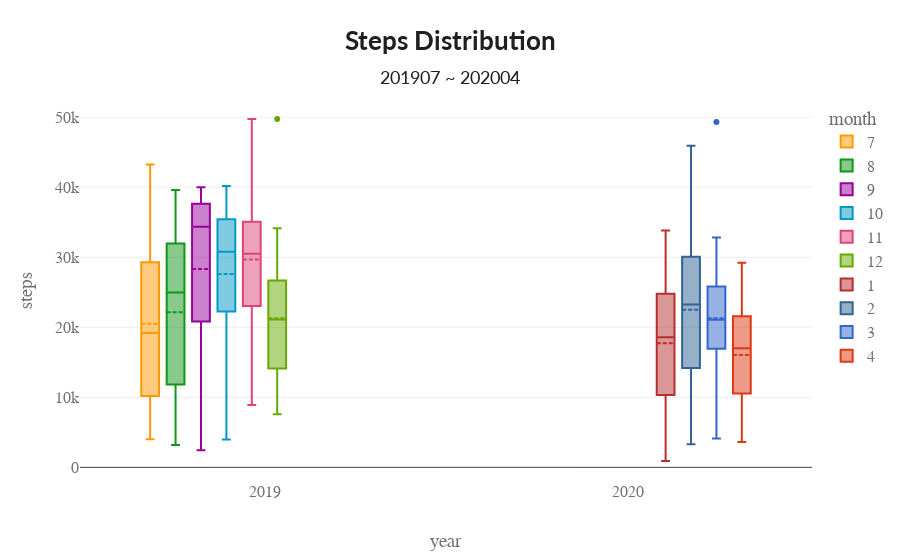

Here is the notebook cell this chart was saved with:
### Code cell
# Steps distribution by month in each year
t_ = ['Steps Distribution', '201907 ~ 202004']
fig = px.box(df_imputed, x='year', y='steps', color='month', title=format_title(*t_), template=custom_template,
category_orders={"month": [str(i) for i in range(1, 13)]})
fig.update_traces(boxmean=True)
fig.update_xaxes(showspikes=True, spikecolor="green", spikesnap="cursor", spikemode="across")
fig.update_yaxes(showspikes=True, spikecolor="orange", spikethickness=2)
fig.show()

### Figure 1 — Plotly figure (JSON) as saved in the notebook; plotly's stock layout.template omitted (floating-point values rounded to 4 significant figures)
{"data": [{"alignmentgroup": "True", "boxmean": true, "hovertemplate": "month=7<br>year=%{x}<br>steps=%{y}<extra></extra>", "legendgroup": "7", "marker": {"color": "#FF9900"}, "name": "7", "notched": false, "offsetgroup": "7", "orientation": "v", "showlegend": true, "type": "box", "x": [2019, 2019, 2019, 2019, 2019, 2019, 2019, 2019, 2019, 2019, 2019, 2019, 2019, 2019, 2019, 2019, 2019, 2019, 2019, 2019, 2019, 2019, 2019, 2019, 2019, 2019, 2019, 2019, 2019, 2019], "x0": " ", "xaxis": "x", "y": [4649, 18920.0, 4450, 23833, 4015, 5415.0, 4387, 7576.0, 17892, 26072, 21876, 33238, 19213, 22781, 34829, 16573, 33130, 27720.0, 36335, 19116, 10195, 43253, 19176, 20164, 29267, 18349, 32222, 15412, 35120.0, 10150.0], "y0": " ", "yaxis": "y"}, {"alignmentgroup": "True", "boxmean": true, "hovertemplate": "month=8<br>year=%{x}<br>steps=%{y}<extra></extra>", "legendgroup": "8", "marker": {"color": "#109618"}, "name": "8", "notched": false, "offsetgroup": "8", "orientation": "v", "showlegend": true, "type": "box", "x": [2019, 2019, 2019, 2019, 2019, 2019, 2019, 2019, 2019, 2019, 2019, 2019, 2019, 2019, 2019, 2019, 2019, 2019, 2019, 2019, 2019, 2019, 2019, 2019, 2019, 2019, 2019, 2019, 2019, 2019, 2019], "x0": " ", "xaxis": "x", "y": [39580.0, 22727, 6783, 11630.0, 12611, 36244, 25349, 36580, 30915, 28641, 9624.0, 8379, 14060, 24969, 32460.0, 5438, 25096, 32170, 12495, 33475, 15458, 29372, 11041, 31380.0, 3192.0, 24284, 35490.0, 11603, 29772, 33081, 12806], "y0": " ", "yaxis": "y"}, {"alignmentgroup": "True", "boxmean": true, "hovertemplate": "month=9<br>year=%{x}<br>steps=%{y}<extra></extra>", "legendgroup": "9", "marker": {"color": "#990099"}, "name": "9", "notched": false, "offsetgroup": "9", "orientation": "v", "showlegend": true, "type": "box", "x": [2019, 2019, 2019, 2019, 2019, 2019, 2019, 2019, 2019, 2019, 2019, 2019, 2019, 2019, 2019, 2019, 2019, 2019, 2019, 2019, 2019, 2019, 2019, 2019, 2019, 2019, 2019, 2019, 2019, 2019], "x0": " ", "xaxis": "x", "y": [31230.0, 34300.0, 39990, 25521, 38555, 38198, 13962, 39881, 22426, 37518, 21975, 20824, 3020.0, 35388, 2438, 39108, 37647, 17866, 39932, 25781, 14491, 39959, 36835, 37202, 18365, 37490.0, 25333, 4009, 35367, 34423], "y0": " ", "yaxis": "y"}, {"alignmentgroup": "True", "boxmean": true, "hovertemplate": "month=10<br>year=%{x}<br>steps=%{y}<extra></extra>", "legendgroup": "10", "marker": {"color": "#0099C6"}, "name": "10", "notched": false, "offsetgroup": "10", "orientation": "v", "showlegend": true, "type": "box", "x": [2019, 2019, 2019, 2019, 2019, 2019, 2019, 2019, 2019, 2019, 2019, 2019, 2019, 2019, 2019, 2019, 2019, 2019, 2019, 2019, 2019, 2019, 2019, 2019, 2019, 2019, 2019, 2019, 2019, 2019, 2019], "x0": " ", "xaxis": "x", "y": [39952, 20044, 31663, 26490.0, 27628, 14458, 40181, 6976.0, 31740.0, 31774, 31939, 3987, 34777, 35617, 36443, 15382, 30992, 37391, 11067, 29566, 10359, 31086, 28800.0, 36276, 28750.0, 29088, 37500.0, 38574, 30797, 25322, 21250.0], "y0": " ", "yaxis": "y"}, {"alignmentgroup": "True", "boxmean": true, "hovertemplate": "month=11<br>year=%{x}<br>steps=%{y}<extra></extra>", "legendgroup": "11", "marker": {"color": "#DD4477"}, "name": "11", "notched": false, "offsetgroup": "11", "orientation": "v", "showlegend": true, "type": "box", "x": [2019, 2019, 2019, 2019, 2019, 2019, 2019, 2019, 2019, 2019, 2019, 2019, 2019, 2019, 2019, 2019, 2019, 2019, 2019, 2019, 2019, 2019, 2019, 2019, 2019, 2019, 2019, 2019, 2019, 2019], "x0": " ", "xaxis": "x", "y": [22304, 8896.0, 49732, 21944, 30982, 30110.0, 43584, 29421, 15060.0, 32505, 37678, 33510, 23033, 21924, 28750.0, 24070, 35110, 31317, 36910, 29772, 30910.0, 35048, 21712, 34120, 36418, 17948, 33384, 26462, 28191, 39870], "y0": " ", "yaxis": "y"}, {"alignmentgroup": "True", "boxmean": true, "hovertemplate": "month=12<br>year=%{x}<br>steps=%{y}<extra></extra>", "legendgroup": "12", "marker": {"color": "#66AA00"}, "name": "12", "notched": false, "offsetgroup": "12", "orientation": "v", "showlegend": true, "type": "box", "x": [2019, 2019, 2019, 2019, 2019, 2019, 2019, 2019, 2019, 2019, 2019, 2019, 2019, 2019, 2019, 2019, 2019, 2019, 2019, 2019, 2019, 2019, 2019, 2019, 2019, 2019, 2019, 2019, 2019, 2019, 2019], "x0": " ", "xaxis": "x", "y": [15510.0, 30574, 31663, 32253, 26340.0, 26451, 20499, 34146, 23111, 22685, 19820.0, 26990.0, 17819, 11648, 49727, 10478, 9701, 11890.0, 15858, 16250.0, 33480.0, 7597.0, 21098, 26754, 9229, 21120.0, 20618, 8467, 13636, 23300, 21354], "y0": " ", "yaxis": "y"}, {"alignmentgroup": "True", "boxmean": true, "hovertemplate": "month=1<br>year=%{x}<br>steps=%{y}<extra></extra>", "legendgroup": "1", "marker": {"color": "#B82E2E"}, "name": "1", "notched": false, "offsetgroup": "1", "orientation": "v", "showlegend": true, "type": "box", "x": [2020, 2020, 2020, 2020, 2020, 2020, 2020, 2020, 2020, 2020, 2020, 2020, 2020, 2020, 2020, 2020, 2020, 2020, 2020, 2020, 2020, 2020, 2020, 2020, 2020, 2020, 2020, 2020, 2020, 2020, 2020], "x0": " ", "xaxis": "x", "y": [910.1, 18570.0, 19840.0, 33800.0, 4264, 24750, 28543, 12750.0, 21923, 28210.0, 27961, 4476, 27283, 22327, 22186, 6357.0, 17205, 13280.0, 25385, 15968, 8725.0, 11778, 24560, 24774, 17460.0, 11260.0, 30879, 9998, 9224, 19330.0, 5220], "y0": " ", "yaxis": "y"}, {"alignmentgroup": "True", "boxmean": true, "hovertemplate": "month=2<br>year=%{x}<br>steps=%{y}<extra></extra>", "legendgroup": "2", "marker": {"color": "#316395"}, "name": "2", "notched": false, "offsetgroup": "2", "orientation": "v", "showlegend": true, "type": "box", "x": [2020, 2020, 2020, 2020, 2020, 2020, 2020, 2020, 2020, 2020, 2020, 2020, 2020, 2020, 2020, 2020, 2020, 2020, 2020, 2020, 2020, 2020, 2020, 2020, 2020, 2020, 2020, 2020, 2020], "x0": " ", "xaxis": "x", "y": [30360, 11522, 19996, 31570.0, 7340.0, 27898, 3302.0, 28410.0, 45912, 7037.0, 34392, 9512, 23251, 17171, 12061, 14880.0, 20043, 27199, 15670.0, 29952, 15930.0, 35757, 37978, 18029, 40738, 24441, 24308, 25960, 11802], "y0": " ", "yaxis": "y"}, {"alignmentgroup": "True", "boxmean": true, "hovertemplate": "month=3<br>year=%{x}<br>steps=%{y}<extra></extra>", "legendgroup": "3", "marker": {"color": "#3366CC"}, "name": "3", "notched": false, "offsetgroup": "3", "orientation": "v", "showlegend": true, "type": "box", "x": [2020, 2020, 2020, 2020, 2020, 2020, 2020, 2020, 2020, 2020, 2020, 2020, 2020, 2020, 2020, 2020, 2020, 2020, 2020, 2020, 2020, 2020, 2020, 2020, 2020, 2020, 2020, 2020, 2020, 2020, 2020], "x0": " ", "xaxis": "x", "y": [16813, 24159, 21531, 11317, 25831, 20718, 32821, 4105, 14592, 23033, 17260, 27890.0, 30593, 26896, 20710.0, 21073, 21520.0, 20275, 20914, 20095, 49314, 6420, 10430.0, 23490.0, 15093, 28378, 22794, 26854, 25731, 10583, 19054], "y0": " ", "yaxis": "y"}, {"alignmentgroup": "True", "boxmean": true, "hovertemplate": "month=4<br>year=%{x}<br>steps=%{y}<extra></extra>", "legendgroup": "4", "marker": {"color": "#DC3912"}, "name": "4", "notched": false, "offsetgroup": "4", "orientation": "v", "showlegend": true, "type": "box", "x": [2020, 2020, 2020, 2020, 2020, 2020, 2020, 2020, 2020, 2020, 2020, 2020, 2020, 2020, 2020, 2020, 2020, 2020, 2020, 2020, 2020, 2020, 2020, 2020, 2020, 2020, 2020, 2020, 2020, 2020], "x0": " ", "xaxis": "x", "y": [9153, 17500.0, 3798.0, 10730.0, 3630, 21710, 17739, 7600, 21339, 6507, 22123, 10542, 21560.0, 18520.0, 9168.0, 27580, 17166, 3953.0, 14580.0, 26064, 23452, 15290.0, 15340.0, 18748, 11166, 29205, 13100, 16840.0, 19908, 27420.0], "y0": " ", "yaxis": "y"}], "layout": {"boxmode": "group", "legend": {"title": {"text": "month"}, "tracegroupgap": 0}, "title": {"text": "<b>Steps Distribution</b><br><span style=\"font-size: 18px;\">201907 ~ 202004</span>"}, "xaxis": {"anchor": "y", "domain": [0, 1], "showspikes": true, "spikecolor": "green", "spikemode": "across", "spikesnap": "cursor", "title": {"text": "year"}}, "yaxis": {"anchor": "x", "domain": [0, 1], "showspikes": true, "spikecolor": "orange", "spikethickness": 2, "title": {"text": "steps"}}}}
